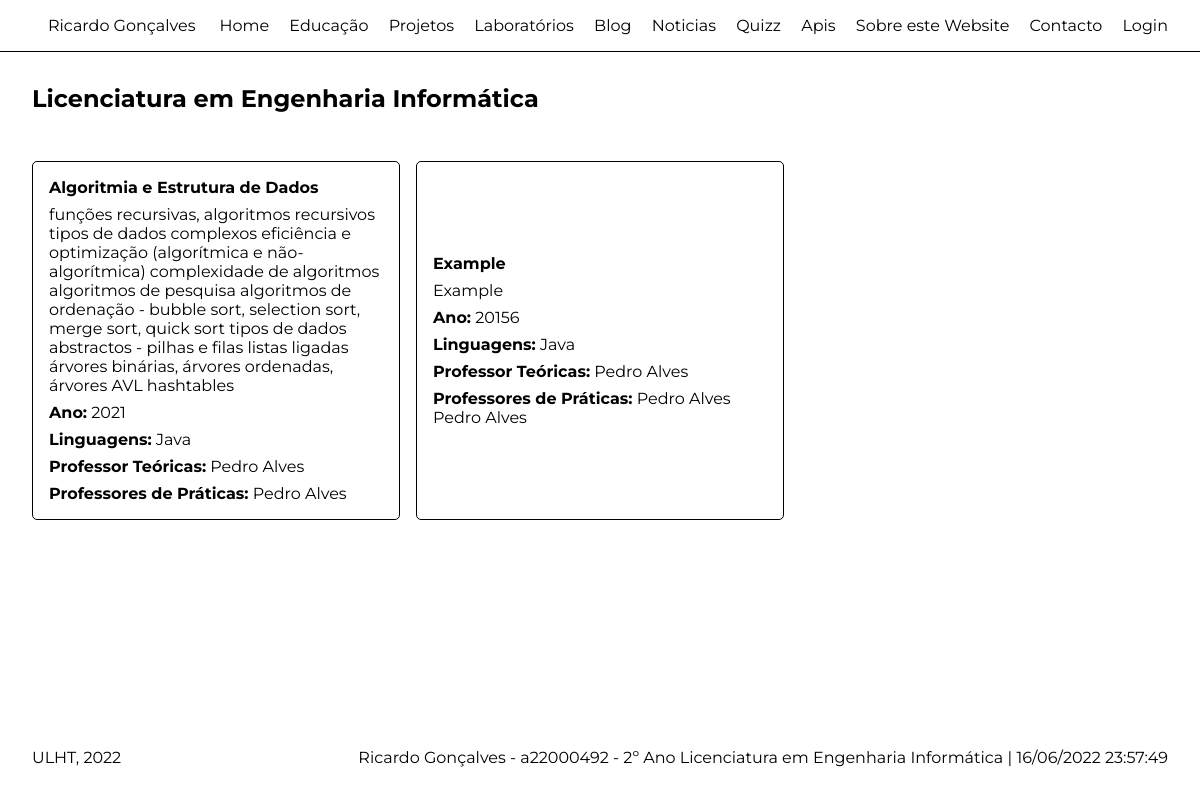
/licenciatura, run on the app's committed database.
### portfolio/models.py (models this page shows, shortened)
class Cadeira(models.Model):
  nome = models.CharField(max_length=50)
  ano = models.IntegerField()
  descricao = models.TextField()
  linguagens = models.ManyToManyField(Linguagem)
  docente_teorica = models.ForeignKey(Professor, on_delete=models.CASCADE)
  docentes_praticas = models.ManyToManyField(Professor, related_name='caderias')
  projetos = models.ManyToManyField(Projeto)

class Linguagem(models.Model):
  nome = models.CharField(max_length=50)

class Professor(models.Model):
  nome = models.CharField(max_length=20)
  def __str__(self):
    return self.nome[:50]

### portfolio/views.py (the view)
# urls.py: path('licenciatura', views.licenciatura_page_view, name='licenciatura'),
def licenciatura_page_view(request):
  context = {
    'cadeiras': Cadeira.objects.all()
  }
  return render(request, 'portfolio/licenciatura.html', context)

### portfolio/templates/portfolio/licenciatura.html (shortened to what this page needs)
{% extends 'portfolio/layout.html' %}
{% block main %}
  <section>
    <div class="container">
      <h1>Licenciatura em Engenharia Informática</h1>
      <div class="posts">
        {% for cadeira in cadeiras %}
          <div class="post">
            <h4>{{ cadeira.nome }}</h4>
            <p>{{ cadeira.descricao }}</p>
            <p><strong>Ano:</strong> {{ cadeira.ano }}</p>
            {% if cadeira.linguagens %}
              <p><strong>Linguagens:</strong>
                {% for linguagem in cadeira.linguagens.all %}
                  {{ linguagem.nome }}
                {% endfor %}
              </p>
            {% endif %}
            <p><strong>Professor Teóricas:</strong> {{ cadeira.docente_teorica }}</p>
            <p><strong>Professores de Práticas:</strong>
              {% for docente in cadeira.docentes_praticas.all %}
                  {{ docente.nome }}
                {% endfor %}
            </p>
          </div>
        {% endfor %}
      </div>
    </div>
  </section>
{% endblock %}

### portfolio/static/portfolio/css/estilos.css (style rules this page uses)
* { padding: 0; margin: 0; box-sizing: border-box; font-family: 'Montserrat', sans-serif; }
.container { max-width: 1350px; margin: 0 auto; padding: 1rem 2rem; }
h1 { padding: 1rem 0; }
.projetos, .posts { display: grid; width: 100%; grid-template-columns: 1fr 1fr 1fr; gap: 1rem; margin-top: 2rem; }
.posts p { padding-top: 0.5rem; }
.post { align-items: flex-start; }
.projetos > div, .posts > div { display: flex; padding: 1rem; justify-content: center; flex-direction: column; border-radius: 5px; border: 1px solid black; }

### data on the page
Cadeira: nome "Algoritmia e Estrutura de Dados", descricao "funções recursivas, algoritmos recursivos tipos de dados complexos eficiência e optimização (algorítmica e não-algorítmica) complexidade de algoritmos algoritmos de pesquisa algoritmos de ordenação - bubble sort, selection sort, merge sort, quick sort tipos de dados abstractos - pilhas e filas listas ligadas árvores binárias, árvores ordenadas, árvores AVL hashtables", ano "2021", docente_teorica "Pedro Alves"
Linguagem: nome "Java"
Professor: nome "Pedro Alves"
Cadeira: nome "Example", descricao "Example", ano "20156", docente_teorica "Pedro Alves"
Professor: nome "Pedro Alves"
